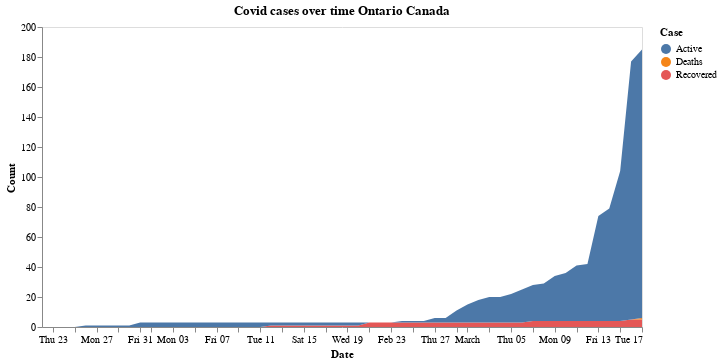

The cell this chart's notebook holds for it:
### Markdown cell above
### Cases in Ontario Canada

### Code cell
cases_over_time('Canada', 'Ontario')

### Figure 1 — Vega-Lite specification as saved in the notebook (floating-point values rounded to 4 significant figures; data arrays with more than 128 entries replaced by an {"elided": "..."} marker saying what was removed)
{"config": {"view": {"continuousWidth": 400, "continuousHeight": 300}, "axis": {"grid": false}}, "data": {"name": "data-e421b4ad608cd60cc6714041482671c3"}, "mark": "area", "encoding": {"color": {"type": "nominal", "field": "Case"}, "x": {"type": "temporal", "field": "Date"}, "y": {"type": "quantitative", "field": "Count"}}, "title": "Covid cases over time Ontario Canada", "width": 600, "$schema": "https://vega.github.io/schema/vega-lite/v4.0.2.json", "datasets": {"data-e421b4ad608cd60cc6714041482671c3": {"elided": "168 records"}}}
